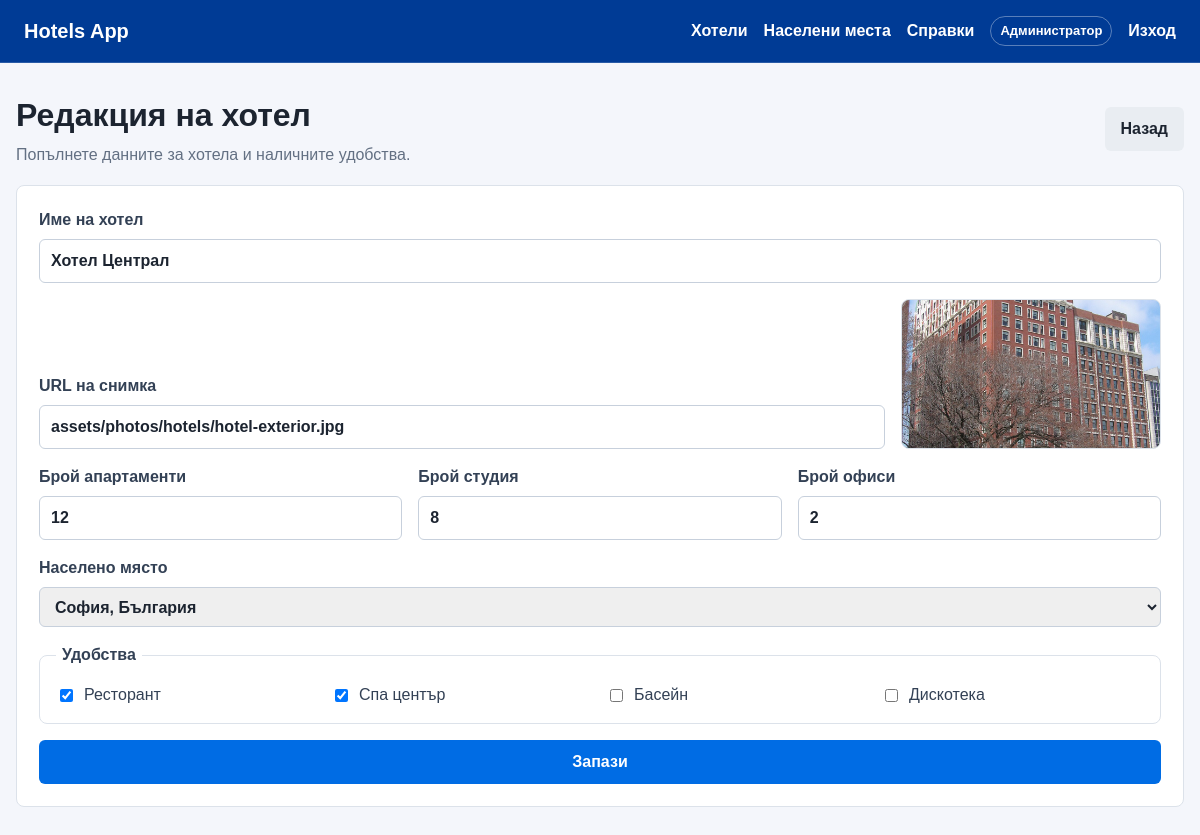
Screenshot of /hotel_form.php?id=1 (signed in) with the database file from the repository.
### tables this page shows
CREATE TABLE IF NOT EXISTS hotels (
  id INT AUTO_INCREMENT PRIMARY KEY,
  name VARCHAR(150) NOT NULL,
  image_url VARCHAR(500) NULL,
  apartments INT NOT NULL DEFAULT 0,
  studios INT NOT NULL DEFAULT 0,
  offices INT NOT NULL DEFAULT 0,
  has_restaurant TINYINT(1) NOT NULL DEFAULT 0,
  has_spa TINYINT(1) NOT NULL DEFAULT 0,
  has_pool TINYINT(1) NOT NULL DEFAULT 0,
  has_discotheque TINYINT(1) NOT NULL DEFAULT 0,
  location_id INT NOT NULL,
  created_at TIMESTAMP DEFAULT CURRENT_TIMESTAMP,
  UNIQUE KEY unique_hotel_location (name, location_id),
  CONSTRAINT fk_hotels_locations
    FOREIGN KEY (location_id) REFERENCES locations(id)
    ON UPDATE CASCADE
    ON DELETE RESTRICT
);

CREATE TABLE IF NOT EXISTS locations (
  id INT AUTO_INCREMENT PRIMARY KEY,
  name VARCHAR(100) NOT NULL,
  country VARCHAR(100) NOT NULL,
  created_at TIMESTAMP DEFAULT CURRENT_TIMESTAMP,
  UNIQUE KEY unique_location (name, country)
);

### config.php (called while the page is built, shortened)
<?php
function db(): PDO
{
    static $pdo = null;
    if ($pdo === null) {
        $dsn = 'mysql:host=' . DB_HOST . ';dbname=' . DB_NAME . ';charset=utf8mb4';
        $pdo = new PDO($dsn, DB_USER, DB_PASS, [
            PDO::ATTR_ERRMODE => PDO::ERRMODE_EXCEPTION,
            PDO::ATTR_DEFAULT_FETCH_MODE => PDO::FETCH_ASSOC,
        ]);
    }
    return $pdo;
}
function h(?string $value): string
{
    return htmlspecialchars((string) $value, ENT_QUOTES, 'UTF-8');
}

### hotel_form.php (the view, shortened to what this page needs)
<?php
require_once __DIR__ . '/config.php';
$id = isset($_GET['id']) ? (int) $_GET['id'] : 0;
$isEdit = $id > 0;
$locations = db()->query('SELECT * FROM locations ORDER BY country, name')->fetchAll();
$hotel = [
    'name' => '',
    'image_url' => '',
    'apartments' => 0,
    'studios' => 0,
    'offices' => 0,
    'has_restaurant' => 0,
    'has_spa' => 0,
    'has_pool' => 0,
    'has_discotheque' => 0,
    'location_id' => '',
];
if ($isEdit) {
    $stmt = db()->prepare('SELECT * FROM hotels WHERE id = ?');
    $stmt->execute([$id]);
    $hotel = $stmt->fetch();
}
require __DIR__ . '/header.php';
?>
<section class="page-head">
    <div>
        <h1><?= $isEdit ? 'Редакция на хотел' : 'Добавяне на хотел' ?></h1>
        <p>Попълнете данните за хотела и наличните удобства.</p>
    </div>
    <a class="button secondary" href="index.php">Назад</a>
</section>
<form method="post" class="form panel" data-validate>
    <label>
        Име на хотел
        <input type="text" name="name" required minlength="2" value="<?= h($hotel['name']) ?>">
    </label>
    <div class="image-field">
        <label>
            URL на снимка
            <input type="url" name="image_url" data-image-preview-input placeholder="https://..." value="<?= h($hotel['image_url'] ?? '') ?>">
        </label>
        <div class="image-preview">
            <img
                data-image-preview
                src="<?= h(($hotel['image_url'] ?? '') !== '' ? $hotel['image_url'] : 'assets/cities/default.svg') ?>"
                alt="Преглед на снимката"
                data-fallback-image="assets/cities/default.svg"
            >
        </div>
    </div>
    <div class="grid three">
        <label>
            Брой апартаменти
            <input type="number" name="apartments" min="0" required value="<?= (int) $hotel['apartments'] ?>">
        </label>
        <label>
            Брой студия
            <input type="number" name="studios" min="0" required value="<?= (int) $hotel['studios'] ?>">
        </label>
        <label>
            Брой офиси
            <input type="number" name="offices" min="0" required value="<?= (int) $hotel['offices'] ?>">
        </label>
    </div>
    <label>
        Населено място
        <select name="location_id" required>
            <?php foreach ($locations as $location): ?>
                <option value="<?= (int) $location['id'] ?>" <?= (int) $hotel['location_id'] === (int) $location['id'] ? 'selected' : '' ?>>
                    <?= h($location['name'] . ', ' . $location['country']) ?>
                </option>
            <?php endforeach; ?>
        </select>
    </label>
    <fieldset class="checks">
        <legend>Удобства</legend>
        <label><input type="checkbox" name="has_restaurant" <?= $hotel['has_restaurant'] ? 'checked' : '' ?>> Ресторант</label>
        <label><input type="checkbox" name="has_spa" <?= $hotel['has_spa'] ? 'checked' : '' ?>> Спа център</label>
        <label><input type="checkbox" name="has_pool" <?= $hotel['has_pool'] ? 'checked' : '' ?>> Басейн</label>
        <label><input type="checkbox" name="has_discotheque" <?= $hotel['has_discotheque'] ? 'checked' : '' ?>> Дискотека</label>
    </fieldset>
    <button type="submit" <?= !$locations ? 'disabled' : '' ?>>Запази</button>
</form>
<?php require __DIR__ . '/footer.php'; ?>

### assets/styles.css (style rules this page uses)
:root { --bg: #f4f6fb; --text: #1c2430; --muted: #637083; --line: #dce2ea; --panel: #ffffff; --primary: #006ce4; --primary-dark: #003b95; --accent: #febb02; --danger: #b42318; --warning-bg: #fff4d8; --warning-line: #f4c152; }
* { box-sizing: border-box; }
body { margin: 0; background: var(--bg); color: var(--text); font-family: Arial, Helvetica, sans-serif; line-height: 1.5; }
a { color: var(--primary); text-decoration: none; font-weight: 700; }
.page-head { display: flex; align-items: center; justify-content: space-between; gap: 18px; margin-bottom: 18px; }
h1, h2, p { margin-top: 0; }
h1 { margin-bottom: 4px; font-size: 32px; }
.page-head p { margin-bottom: 0; color: var(--muted); }
.button, button { display: inline-flex; align-items: center; justify-content: center; min-height: 40px; padding: 10px 16px; border: 0; border-radius: 6px; background: var(--primary); color: #ffffff; font: inherit; font-weight: 700; cursor: pointer; }
.button.secondary { background: #e9edf2; color: var(--text); }
.panel, .auth-panel { background: var(--panel); border: 1px solid var(--line); border-radius: 8px; padding: 22px; }
.form { display: grid; gap: 16px; }
label, legend { display: grid; gap: 7px; color: #334155; font-weight: 700; }
input, select { width: 100%; min-height: 40px; padding: 9px 11px; border: 1px solid #c7d0dc; border-radius: 6px; color: var(--text); font: inherit; }
.grid { display: grid; gap: 16px; }
.grid.three { grid-template-columns: repeat(3, minmax(0, 1fr)); }
.checks { display: grid; grid-template-columns: repeat(4, minmax(0, 1fr)); gap: 12px; margin: 0; padding: 16px; border: 1px solid var(--line); border-radius: 8px; }
.checks legend { padding: 0 6px; }
.checks label { display: flex; align-items: center; gap: 8px; font-weight: 400; }
.checks input { width: auto; min-height: auto; }
.hotel-image img, .image-preview img { width: 100%; height: 100%; object-fit: cover; display: block; }
.image-field { display: grid; grid-template-columns: minmax(0, 1fr) 260px; gap: 16px; align-items: end; }
.image-preview { height: 150px; overflow: hidden; border: 1px solid var(--line); border-radius: 8px; background: #d8e2ef; }

### rows the page displays
hotels: name "Хотел Централ", image_url "assets/photos/hotels/hotel-exterior.jpg", image_url (picture), apartments "12", studios "8", offices "2", location_id "София, България", has_restaurant "☑", has_spa "☑"
